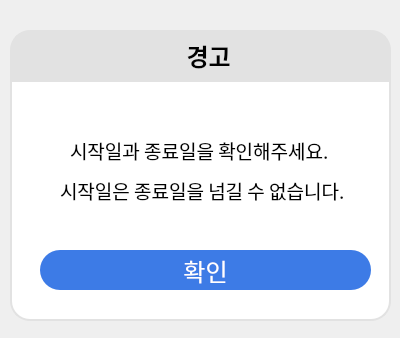
<?xml version="1.0" encoding="UTF-8"?>
<ui version="4.0">
 <class>Dialog</class>
 <widget class="QDialog" name="Dialog">
  <property name="geometry">
   <rect>
    <x>0</x>
    <y>0</y>
    <width>400</width>
    <height>338</height>
   </rect>
  </property>
  <property name="windowTitle">
   <string>Progressing...</string>
  </property>
  <widget class="QLabel" name="label_32">
   <property name="geometry">
    <rect>
     <x>10</x>
     <y>80</y>
     <width>381</width>
     <height>241</height>
    </rect>
   </property>
   <property name="styleSheet">
    <string notr="true">background-color: rgb(255, 255, 255);
border-bottom-right-radius: 20px;
border-bottom-left-radius: 20px;
border: 2px solid #E2E2E2;</string>
   </property>
   <property name="text">
    <string/>
   </property>
  </widget>
  <widget class="QPushButton" name="okBtn_warning_step1">
   <property name="geometry">
    <rect>
     <x>40</x>
     <y>250</y>
     <width>331</width>
     <height>40</height>
    </rect>
   </property>
   <property name="font">
    <font>
     <family>나눔스퀘어 Bold</family>
     <pointsize>18</pointsize>
    </font>
   </property>
   <property name="cursor">
    <cursorShape>PointingHandCursor</cursorShape>
   </property>
   <property name="styleSheet">
    <string notr="true">color: white;
background-color: #3D7BE6;
border-radius: 20px;</string>
   </property>
   <property name="text">
    <string>확인</string>
   </property>
  </widget>
  <widget class="QLabel" name="label">
   <property name="geometry">
    <rect>
     <x>10</x>
     <y>30</y>
     <width>381</width>
     <height>51</height>
    </rect>
   </property>
   <property name="font">
    <font>
     <family>나눔스퀘어 Bold</family>
     <pointsize>18</pointsize>
     <weight>75</weight>
     <bold>true</bold>
    </font>
   </property>
   <property name="styleSheet">
    <string notr="true">background-color: #E2E2E2;
border-top-right-radius: 20px;
border-top-left-radius: 20px;
border: 2px solid #E2E2E2;</string>
   </property>
   <property name="text">
    <string>   경고</string>
   </property>
   <property name="alignment">
    <set>Qt::AlignCenter</set>
   </property>
  </widget>
  <widget class="QLabel" name="label_2">
   <property name="geometry">
    <rect>
     <x>130</x>
     <y>36</y>
     <width>40</width>
     <height>40</height>
    </rect>
   </property>
   <property name="text">
    <string/>
   </property>
   <property name="pixmap">
    <pixmap>free-icon-warning-sign-1159424.png</pixmap>
   </property>
   <property name="scaledContents">
    <bool>true</bool>
   </property>
  </widget>
  <widget class="QLabel" name="label_3">
   <property name="geometry">
    <rect>
     <x>70</x>
     <y>140</y>
     <width>271</width>
     <height>21</height>
    </rect>
   </property>
   <property name="font">
    <font>
     <family>나눔스퀘어</family>
     <pointsize>14</pointsize>
    </font>
   </property>
   <property name="text">
    <string>시작일과 종료일을 확인해주세요.</string>
   </property>
  </widget>
  <widget class="QLabel" name="label_4">
   <property name="geometry">
    <rect>
     <x>60</x>
     <y>180</y>
     <width>301</width>
     <height>21</height>
    </rect>
   </property>
   <property name="font">
    <font>
     <family>나눔스퀘어</family>
     <pointsize>14</pointsize>
    </font>
   </property>
   <property name="text">
    <string>시작일은 종료일을 넘길 수 없습니다.</string>
   </property>
  </widget>
 </widget>
 <resources/>
 <connections/>
</ui>
